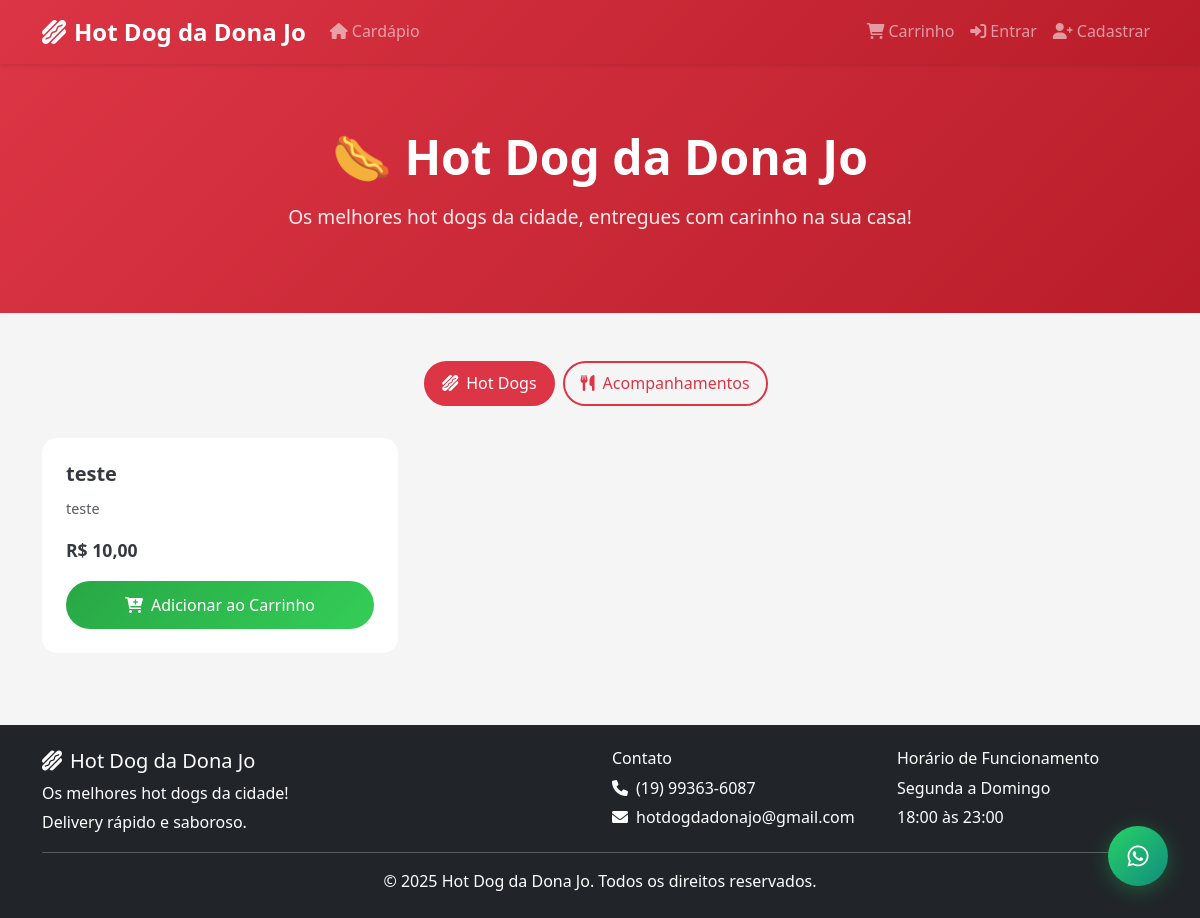
The page / on the database its author committed.
### tables this page shows
CREATE TABLE `lanches` (
  `id` int(11) NOT NULL,
  `nome` varchar(100) NOT NULL,
  `descricao` text DEFAULT NULL,
  `preco` decimal(10,2) NOT NULL,
  `em_promocao` tinyint(1) DEFAULT 0,
  `preco_promocional` decimal(10,2) DEFAULT NULL,
  `foto` varchar(255) DEFAULT NULL,
  `ativo` tinyint(1) DEFAULT 1,
  `created_at` datetime DEFAULT current_timestamp()
);

### includes/functions.php (called while the page is built, shortened)
<?php
function formatPrice($price) {
    return 'R$ ' . number_format($price, 2, ',', '.');
}
?>

### index.php (the view, shortened to what this page needs)
<?php
include 'includes/conexao.php';
include 'includes/header.php';
$stmt = $pdo->query("SELECT * FROM lanches WHERE ativo = 1 ORDER BY nome");
$lanches = $stmt->fetchAll();
?>
<div class="hero-section text-center">
    <div class="container">
        <h1 class="hero-title">🌭 Hot Dog da Dona Jo</h1>
        <p class="hero-subtitle">Os melhores hot dogs da cidade, entregues com carinho na sua casa!</p>
    </div>
</div>
<div class="container">
    <ul class="nav nav-pills category-tabs justify-content-center mb-4" id="categoryTabs" role="tablist">
        <li class="nav-item" role="presentation">
            <button class="nav-link active" id="lanches-tab" data-bs-toggle="pill" data-bs-target="#lanches" type="button" role="tab">
                <i class="fas fa-hotdog me-2"></i>Hot Dogs
            </button>
        </li>
        <li class="nav-item" role="presentation">
            <button class="nav-link" id="acompanhamentos-tab" data-bs-toggle="pill" data-bs-target="#acompanhamentos" type="button" role="tab">
                <i class="fas fa-utensils me-2"></i>Acompanhamentos
            </button>
        </li>
    </ul>
    <div class="tab-content" id="categoryTabContent">
        <div class="tab-pane fade show active" id="lanches" role="tabpanel">
            <div class="row">
                <?php foreach ($lanches as $item): ?>
                <div class="col-lg-4 col-md-6 mb-4">
                    <div class="card h-100 position-relative">
                        <div class="card-body d-flex flex-column">
                            <h5 class="card-title"><?= htmlspecialchars($item['nome']) ?></h5>
                            <p class="card-text text-muted flex-grow-1"><?= htmlspecialchars($item['descricao']) ?></p>
                            <div class="price-section mb-3">
                                <?php if ($item['em_promocao'] && $item['preco_promocional']): ?>
                                    <span class="price-original"><?= formatPrice($item['preco']) ?></span>
                                    <span class="price-promotional d-block"><?= formatPrice($item['preco_promocional']) ?></span>
                                <?php else: ?>
                                    <span class="price-regular"><?= formatPrice($item['preco']) ?></span>
                                <?php endif; ?>
                            </div>
                            <button class="btn btn-success w-100 add-to-cart"
                                    data-item-id="<?= $item['id'] ?>"
                                    data-item-type="lanche">
                                <i class="fas fa-cart-plus me-2"></i>Adicionar ao Carrinho
                            </button>
                        </div>
                    </div>
                </div>
                <?php endforeach; ?>
            </div>
        </div>
    </div>
</div>
<button class="whatsapp-fab" onclick="window.open('https://wa.me/5519993636087    ', '_blank')" title="Fale conosco no WhatsApp">
    <i class="fab fa-whatsapp"></i>
</button>
<?php include 'includes/footer.php'; ?>

### assets/css/style.css (style rules this page uses)
:root { --primary-color: #dc3545; --secondary-color: #ffc107; --success-color: #28a745; --info-color: #17a2b8; --warning-color: #fd7e14; --danger-color: #dc3545; --dark-color: #343a40; --light-color: #f8f9fa; --font-family: 'Segoe UI', Tahoma, Geneva, Verdana, sans-serif; }
body { font-family: var(--font-family); background-color: #f5f5f5; line-height: 1.6; }
.card { border: none; border-radius: 15px; transition: all 0.3s ease; overflow: hidden; }
.card-body { padding: 1.5rem; }
.card-title { color: var(--dark-color); font-weight: 600; margin-bottom: 0.75rem; }
.card-text { font-size: 0.9rem; line-height: 1.5; }
.price-regular { color: var(--dark-color); font-weight: 600; font-size: 1.1rem; }
.btn-success { background: linear-gradient(135deg, var(--success-color), #34ce57); border: none; border-radius: 25px; padding: 0.75rem 1.5rem; font-weight: 500; transition: all 0.3s ease; }
.hero-section { background: linear-gradient(135deg, var(--primary-color), #b91d29); color: white; padding: 4rem 0; margin-bottom: 3rem; }
.hero-title { font-size: 3rem; font-weight: 700; margin-bottom: 1rem; }
.hero-subtitle { font-size: 1.2rem; opacity: 0.9; }
.whatsapp-fab { position: fixed; bottom: 2rem; right: 2rem; width: 60px; height: 60px; border-radius: 50%; background: linear-gradient(135deg, #25d366, #128c7e); color: white; border: none; box-shadow: 0 4px 20px rgba(37, 211, 102, 0.3); font-size: 1.5rem; z-index: 1000; transition: all 0.3s ease; display: flex; align-items: center; justify-content: center; cursor: pointer; }
.category-tabs .nav-link { border-radius: 25px; margin-right: 0.5rem; margin-bottom: 0.5rem; border: 2px solid var(--primary-color); color: var(--primary-color); font-weight: 500; }
.category-tabs .nav-link.active { background: var(--primary-color); color: white; }

### rows shown on the page
lanches: nome "teste", descricao "teste", preco "R$ 10,00"
